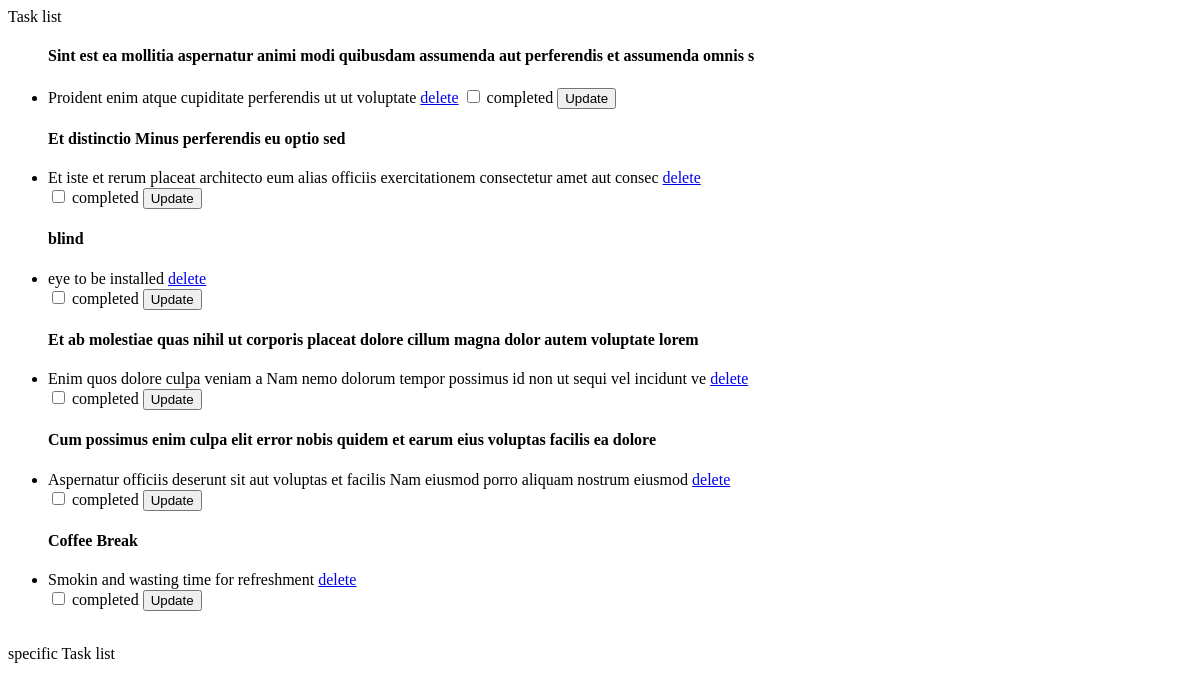
The app's page /taskview/ (signed in), older data.
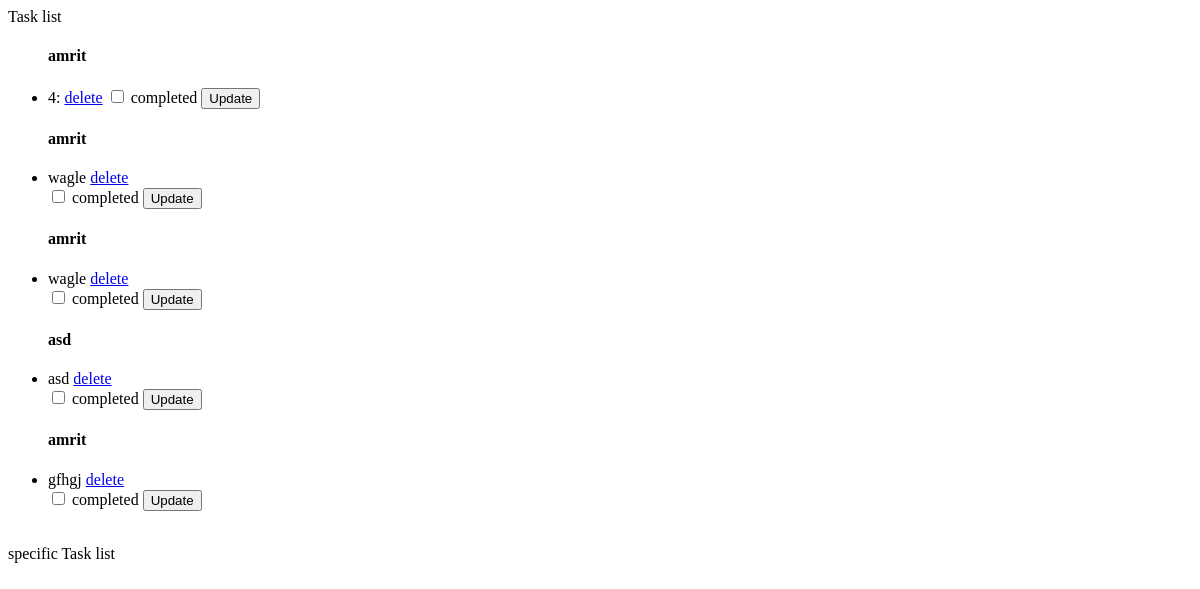
The same page, newer data.
### Base/models.py (models this page shows, shortened)
class Taskmodel(models.Model):
    task_list = models.CharField(max_length=200)
    task_description = models.CharField(max_length=200)
    complete = models.BooleanField(default= False)
    user = models.ForeignKey(User, on_delete=models.CASCADE, default=1, null=True)

### Base/views.py (the view)
# urls.py: path("taskview/", login_required(views.taskview), name="taskview"),
@login_required
def taskview(request):
    Task_list = Taskmodel.objects.filter(user=request.user.id)
    return render(request, "auth_system/taskview.html", {"Task_list": Task_list})

### Base/templates/auth_system/taskview.html (shortened to what this page needs)
<h>Task list</h>
<ul>
    <form method="POST">
        {% for id in Task_list %}
        <h4>{{ id.task_list }}</h4>
        <li> {{ id.task_description }} <a href="{% url 'taskdelete' id.id  %}">delete</a>
            <form method="POST">
                <input type="checkbox" name="completed" value="complete">
                <label for="completed">completed</label>
                <a href="{% url 'taskedit' id.id  %}">
                    <button type="button">Update</button></a>
            </form>
            {% endfor %}
    </form>
</ul><br>
<h>specific Task list</h>

Row changes from the older to the newer data that the page shows:
removed Taskmodel: task_list "Sint est ea mollitia aspernatur animi modi quibusdam assumenda aut perferendis et assumenda omnis s", task_description "Proident enim atque cupiditate perferendis ut ut voluptate"
removed Taskmodel: task_list "Et distinctio Minus perferendis eu optio sed", task_description "Et iste et rerum placeat architecto eum alias officiis exercitationem consectetur amet aut consec"
removed Taskmodel: task_list "blind", task_description "eye to be installed"
removed Taskmodel: task_list "Et ab molestiae quas nihil ut corporis placeat dolore cillum magna dolor autem voluptate lorem", task_description "Enim quos dolore culpa veniam a Nam nemo dolorum tempor possimus id non ut sequi vel incidunt ve"
removed Taskmodel: task_list "Cum possimus enim culpa elit error nobis quidem et earum eius voluptas facilis ea dolore", task_description "Aspernatur officiis deserunt sit aut voluptas et facilis Nam eiusmod porro aliquam nostrum eiusmod"
removed Taskmodel: task_list "Coffee Break", task_description "Smokin and wasting time for refreshment"
added Taskmodel: task_list "amrit", task_description "4:"
added Taskmodel: task_list "amrit", task_description "wagle"
added Taskmodel: task_list "amrit", task_description "wagle"
added Taskmodel: task_list "asd", task_description "asd"
added Taskmodel: task_list "amrit", task_description "gfhgj"
